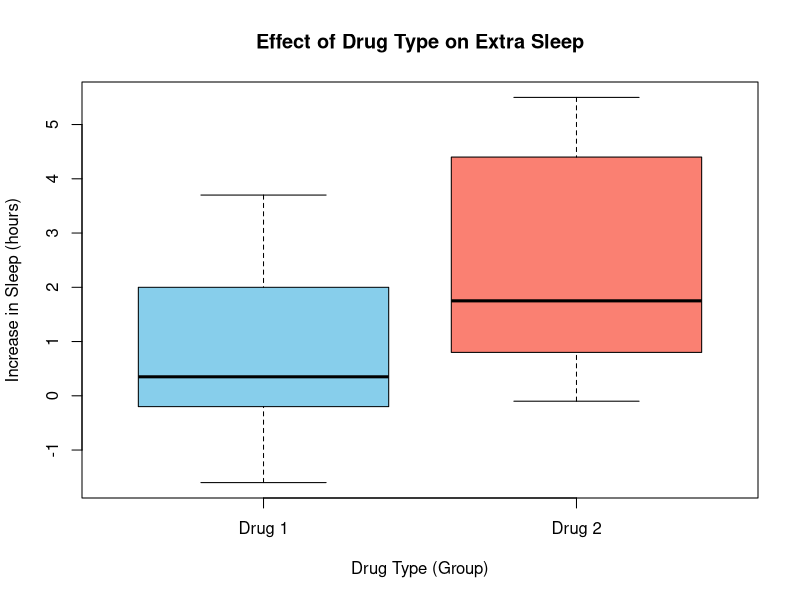
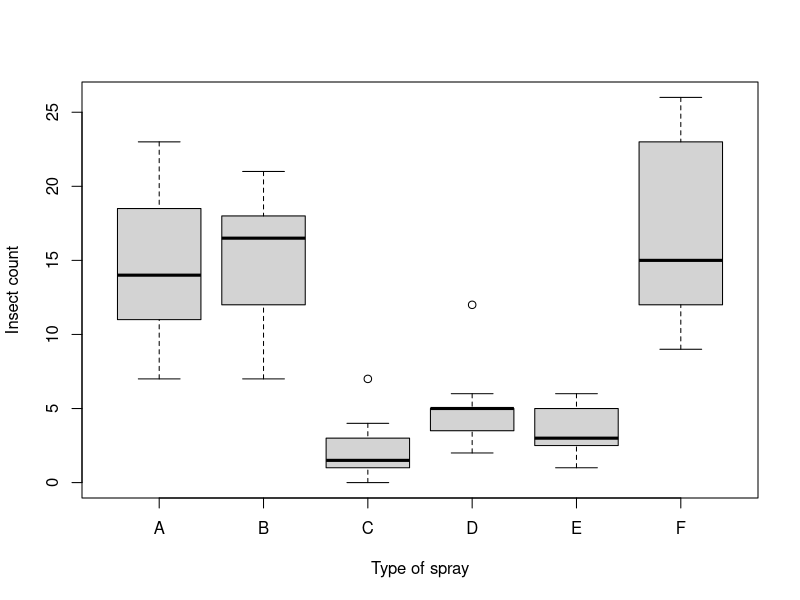
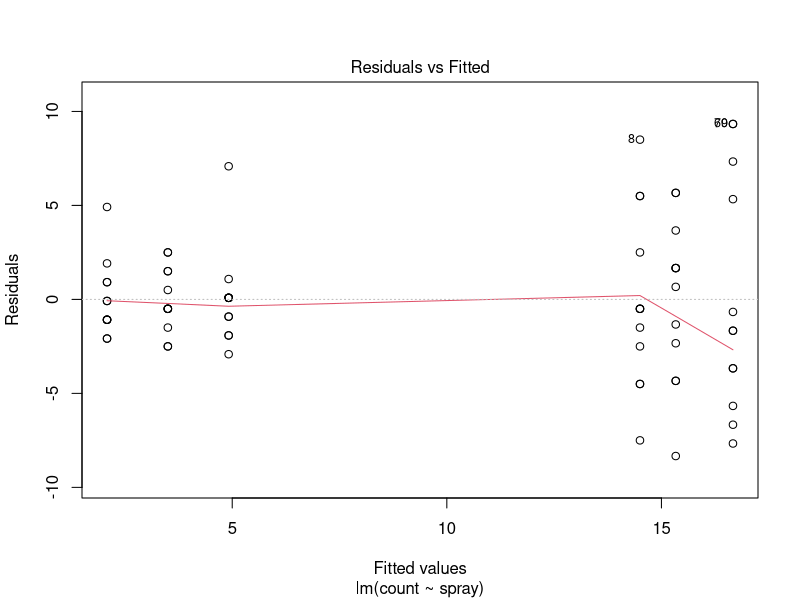
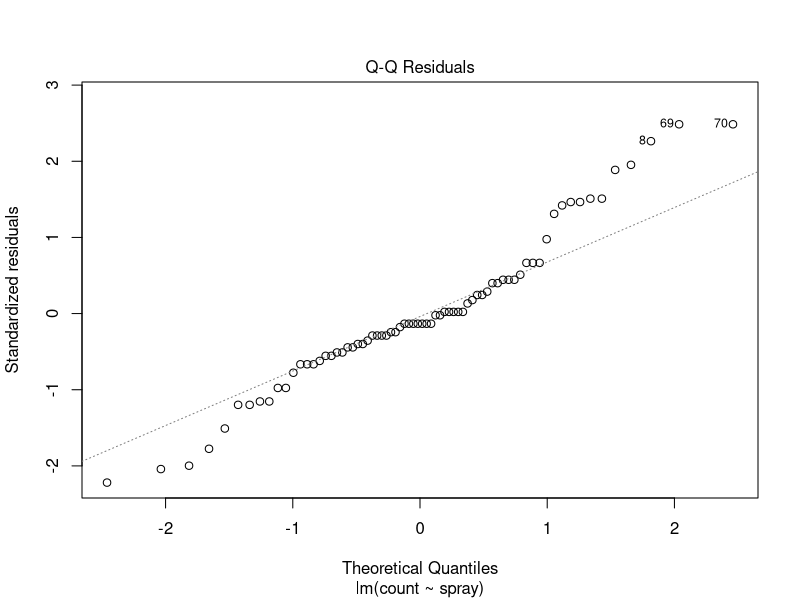
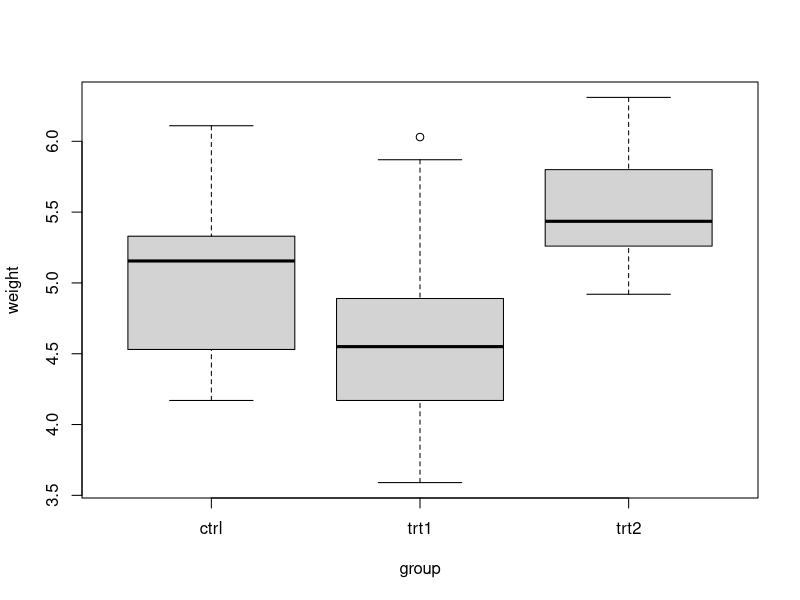

Source code (R) for these figures, in order:
## ---- chunk 1
knitr::opts_chunk$set(echo = T, warning = F, message = F)
## ---- chunk 2
data("mtcars")
mpg_model = lm( mpg ~ disp, data = mtcars )
summary(mpg_model)
## ---- chunk 3
summary.aov(mpg_model)
## ---- chunk 4
data("sleep")
sleep
## ---- chunk 5
boxplot(extra ~ group, data = sleep,
        main = "Effect of Drug Type on Extra Sleep",
        xlab = "Drug Type (Group)", ylab = "Increase in Sleep (hours)",
        col = c("skyblue", "salmon"), names = c("Drug 1", "Drug 2"))
## ---- chunk 6
data("sleep")
sleep_model = lm( extra ~ group, data = sleep)
summary.aov(sleep_model)
## ---- chunk 7
summary(sleep_model)
## ---- chunk 8
data("InsectSprays") # Don't do this step in Homework
boxplot(count ~ spray, data = InsectSprays,
        xlab = "Type of spray", ylab = "Insect count")
## ---- chunk 9
spray_model = lm( count ~ spray, data = InsectSprays )
summary.aov(spray_model)
## ---- chunk 10
plot(  spray_model, which = 1 )
## ---- chunk 11
plot(  spray_model, which = 2 )
## ---- chunk 12
data("PlantGrowth")
PlantGrowth
## ---- chunk 13
plant_model = lm(weight ~ group, data = PlantGrowth)
summary.aov(plant_model)
## ---- chunk 14
boxplot(weight ~ group, data = PlantGrowth)
## ---- chunk 15
TukeyHSD(aov(plant_model))
## ---- chunk 16
pairwise.t.test(PlantGrowth$weight, PlantGrowth$group,
                p.adjust.method = "none")
## ---- chunk 17
pairwise.t.test(PlantGrowth$weight, PlantGrowth$group,
                p.adjust.method = "bonferroni")
## ---- chunk 18
pairwise.t.test(PlantGrowth$weight, PlantGrowth$group,
                p.adjust.method = "holm")
